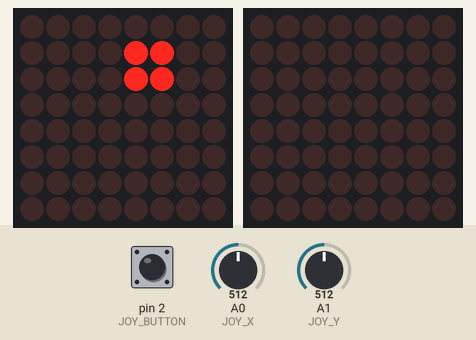
Simulated run of this sketch. Board: Arduino Uno, built with avr-gcc and run on an emulated ATmega328P. Parts: 2 × 8×8 LED matrix. The inputs (shaded band) are chosen by the test bench; at power-on: A1 (JOY_Y) = 512, A0 (JOY_X) = 512, pin 2 (JOY_BUTTON) HIGH. Random numbers use the default seed unless the sketch sets one.

Above: at 1.2 s.
1.3 s: A1 (JOY_Y) set to 687
4.3 s: A1 (JOY_Y) set to 715
At 4.67 s:
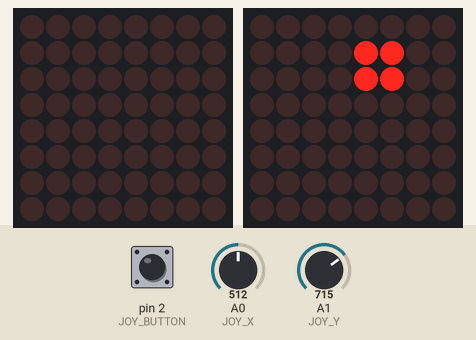
6.1 s: A0 (JOY_X) set to 686
7.9 s: A0 (JOY_X) set to 711
At 8.0 s:
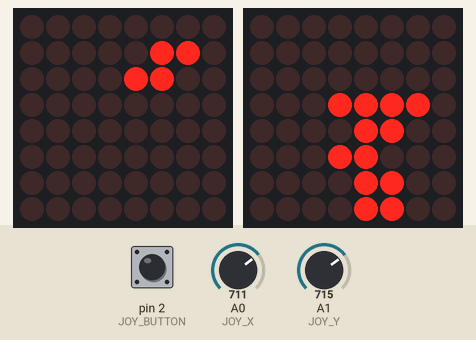
9.7 s: A0 (JOY_X) set to 122
At 11.43 s:
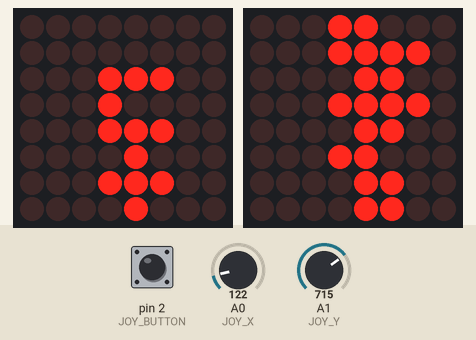

Measured:
- the behaviour switches between 700 and 701 on A1 (JOY_Y) (found by bisection; images 0 and 1)
- the behaviour switches between 700 and 701 on A0 (JOY_X) (found by bisection; images 1 and 2)

The sketch:

Pumpktris_Analog.ino
```cpp
// Pumpktris analog joystick adaptation for Eduardo's Arduino Uno.
// Requires TWO compatible HT16K33 8x8 backpacks at 0x70 and 0x71.
// A bare matrix or a MAX7219 module is NOT a substitute for those drivers.
// Keep the tested joystick wiring. Display SDA -> A4, SCL -> A5 on Uno.
// Install Adafruit LED Backpack and Adafruit GFX with their dependencies.
// Desktop logic checks passed; verify in Arduino IDE and test actual hardware.


// Game code is by Nathan Pryor
// with inspiration from the LoLShield_Tetris code by Aurélien Couderc
// http://benjamin.sonntag.fr/All-games-for-Arduino-Lol-Shield-Pong-Shoot-them-up-Tetris

// Button debounce code is from Adafruit:
// http://www.adafruit.com/blog/2009/10/20/example-code-for-multi-button-checker-with-debouncing/

// Also required are the Adafruit_LEDBackpack library and the Adafruit_GFX library
// https://github.com/adafruit/Adafruit-LED-Backpack-Library
// https://github.com/adafruit/Adafruit-GFX-Library

/*****************************************************************************************/

// Analog joystick wiring: GND -> GND, +5V -> 5V,
// VRx -> A0, VRy -> A1, SW -> digital pin 2.
// Left = low X; right = high X; down = high Y; click = rotate.
// Move left/right once per tilt; return to center before moving again.
const byte JOY_X = A0;
const byte JOY_Y = A1;
const byte JOY_BUTTON = 2;
const int LOW_THRESHOLD = 300;
const int HIGH_THRESHOLD = 700;
int previousHorizontal = 0;
byte lastButtonReading = HIGH;
byte stableButtonState = HIGH;
unsigned long buttonChangedAt = 0;

// Explicit declarations also allow independent syntax checks.
void launchNewShape();
void endGame();
void displayScores();
void drawFixedPieces(byte gridToDraw[16]);

#include <Wire.h>
#include "Adafruit_LEDBackpack.h"
#include "Adafruit_GFX.h"

Adafruit_8x8matrix matrixTop = Adafruit_8x8matrix();
Adafruit_8x8matrix matrixBottom = Adafruit_8x8matrix();

int score; // the total score
int totalLines; // number of lines cleared
int level;  // the current level, should be totalLines/10
int stepCounter; // increments with every program loop. resets after the value of gravityTrigger is reached
int gravityTrigger; // the active piece will drop one step after this many steps of stepCounter;

/* the grid of pieces fixed on the playfield */
byte theGrid[] = {
        0b00000000,
        0b00000000,
        0b00000000,
        0b00000000,
        0b00000000,
        0b00000000,
        0b00000000,
        0b00000000,
        0b00000000,
        0b00000000,
        0b00000000,
        0b00000000,
        0b00000000,
        0b00000000,
        0b00000000,
        0b00000000
    };


int activeShape; // the index of the currently active shape
int currentRotation=0; // the index of the current piece's rotation

int yOffset=0; // how far from the top the active shape is
int xOffset=0; // how far from the left the active shape is

/* Define a multidimensional array of the pieces in every rotation */
int shapes[7][4][4][2]={
        /*  square  */    {
           /* angle 0   */   {  {1,0}, {2,0}, {1,1}, {2,1} },
           /* angle 90  */   {  {1,0}, {2,0}, {1,1}, {2,1} },
           /* angle 180 */   {  {1,0}, {2,0}, {1,1}, {2,1} },
           /* angle 270 */   {  {1,0}, {2,0}, {1,1}, {2,1} } // I know it's redundant since they're all the same, but I like the consistency
                          },

        /*  bar  */        {
           /* angle 0   */   {  {0,1}, {1,1}, {2,1}, {3,1} },
           /* angle 90  */   {  {1,0}, {1,1}, {1,2}, {1,3} },
           /* angle 180 */   {  {0,1}, {1,1}, {2,1}, {3,1} },
           /* angle 270 */   {  {1,0}, {1,1}, {1,2}, {1,3} }
                          },
        /*  Z  */       {
           /* angle 0   */   {  {0,0}, {1,0}, {1,1}, {2,1} },
           /* angle 90  */   {  {2,0}, {1,1}, {2,1}, {1,2} },
           /* angle 180 */   {  {0,0}, {1,0}, {1,1}, {2,1} },
           /* angle 270 */   {  {2,0}, {1,1}, {2,1}, {1,2} }
                          },
        /*  S  */       {
           /* angle 0   */   {  {1,0}, {2,0}, {0,1}, {1,1} },
           /* angle 90  */   {  {0,0}, {0,1}, {1,1}, {1,2} },
           /* angle 180 */   {  {1,0}, {2,0}, {0,1}, {1,1} },
           /* angle 270 */   {  {0,0}, {0,1}, {1,1}, {1,2} }
                          },
        /*  L  */       {
           /* angle 0   */   {  {0,1}, {1,1}, {2,1}, {0,2} },
           /* angle 90  */   {  {1,0}, {1,1}, {1,2}, {2,2} },
           /* angle 180 */   {  {2,0}, {0,1}, {1,1}, {2,1} },
           /* angle 270 */   {  {0,0}, {1,0}, {1,1}, {1,2} }
                          },
        /*  J  */       {
           /* angle 0   */   {  {0,1}, {1,1}, {2,1}, {2,2} },
           /* angle 90  */   {  {1,0}, {2,0}, {1,1}, {1,2} },
           /* angle 180 */   {  {0,0}, {0,1}, {1,1}, {2,1} },
           /* angle 270 */   {  {1,0}, {1,1}, {1,2}, {0,2} }
                          },
        /* T  */          {
           /* angle 0   */   {  {0,1}, {1,1}, {2,1}, {1,2} },
           /* angle 90  */   {  {1,0}, {1,1}, {2,1}, {1,2} },
           /* angle 180 */   {  {1,0}, {0,1}, {1,1}, {2,1} },
           /* angle 270 */   {  {1,0}, {0,1}, {1,1}, {1,2} }
                          }
                  };

/********************************************************************************/

void startGame(){
    gravityTrigger=20;                     // reset the trigger point at which the active piece will drop another step
    level=1;                               // reset the level
    score=0;                               // reset the score
    totalLines=0;                          // reset the line count
    for (int row=0; row<16; row++){        // reset the fixed-piece grid
      theGrid[row]=0b00000000;
    }

    stepCounter=0;
    launchNewShape();                      // actually launch the first shape
}


/********************************************************************************/
// check whether the next move requested is valid
boolean checkNextMove(int nextRot , int nextXOffset, int nextYOffset){

  boolean isOK=true;  // assume the move is valid. we'll change isOK if it's not

  if (nextRot>3){nextRot=0;}; //rotate back to the original 0-index position if needed

  for (int thisPixel=0; thisPixel < 4; thisPixel++){  // Check all 4 pixels of the shape in play
    // have we gone out of bounds left or right?
    if (shapes[activeShape][nextRot][thisPixel][0]+nextXOffset >(7)||shapes[activeShape][nextRot][thisPixel][0]+nextXOffset<0){
      isOK=false;
      break; //no need to check further
    }

    //have we hit the bottom of the grid?
    if (shapes[activeShape][nextRot][thisPixel][1]+nextYOffset >(15)){
        isOK=false;
        break; //no need to check further
    }

    //have we collided with any other shapes?
    int inverseCol=7-(shapes[activeShape][nextRot][thisPixel][0]+nextXOffset); // to make the next IF easier to read
    int theRow=(shapes[activeShape][nextRot][thisPixel][1])+nextYOffset;       // to make the next IF easier to read
    if(bitRead(theGrid[theRow],inverseCol)){
      isOK=false;
      break; //no need to check further
    }
  }
  return isOK;
}

/********************************************************************************/
/* When movement is done, write the final placement of the active piece to the fixed grid */
void storeFinalPlacement(){
    for (int thisPixel=0; thisPixel < 4; thisPixel++){                            //run through all 4 pixels of the shape
      int pixelX=shapes[activeShape][currentRotation][thisPixel][0] + xOffset;    //calculate its final, offset X position
      int pixelY=shapes[activeShape][currentRotation][thisPixel][1] + yOffset;    //calculate its final, offset Y position
      bitSet(theGrid[pixelY], 7-pixelX);                                          //flip the bit on in the grid in the corresponding location
    }
  }

/********************************************************************************/
/* Launch a new shape from the top of the screen */
void launchNewShape(){
  activeShape=random(7); // pick a random shape
  yOffset=0;             // reset yOffset so it comes from the top
  xOffset=3;             // reset xOffset so it comes from the middle
  currentRotation=0;     // pieces start from the default rotation
  gravityTrigger=max(1,21-level);   // set the gravity appropriately. this is so that a drop doesn't carry to the next piece


  //can the piece be placed in the starting location?
  //if not, the stack is full so end the game
  if (!checkNextMove(currentRotation, xOffset, yOffset)){
    endGame();
    displayScores();
    matrixTop.clear();
    matrixBottom.clear();
    matrixTop.writeDisplay();
    matrixBottom.writeDisplay();
    delay(5000);  //wait 5 seconds before restarting
    startGame();
  }
}

/********************************************************************************/
void endGame(){
   byte blankGrid[16]= //create a blank grid to use for blinking
   {
        0b00000000,
        0b00000000,
        0b00000000,
        0b00000000,
        0b00000000,
        0b00000000,
        0b00000000,
        0b00000000,
        0b00000000,
        0b00000000,
        0b00000000,
        0b00000000,
        0b00000000,
        0b00000000,
        0b00000000,
        0b00000000
    };
   for (int blinkCount=0; blinkCount<3; blinkCount++){
    //blink the fixed pieces 3 times by alternating between the blank grid and the played grid
    // this section for blank grid
     matrixTop.clear();
     matrixBottom.clear();
     drawFixedPieces(blankGrid);
     matrixTop.writeDisplay();
     matrixBottom.writeDisplay();
     delay(150);
     // this section for played grid
     matrixTop.clear();
     matrixBottom.clear();
     drawFixedPieces(theGrid);
     matrixTop.writeDisplay();
     matrixBottom.writeDisplay();
     delay(150);
    }
}

/********************************************************************************/
/* Check for completed rows and clear them, then drop pieces above */
void dropFullRows(){
  byte theGridBlink[16]; // this will be a copy of the fixed-piece grid, but with full rows empty
                         // alternating between it and the actual fixed-piece grid will make the full rows blink
  int fullRows[4]; // to store the Y location of full rows. There can never be more than four at a time
  int fullRowCount=0;
  for (int row=0; row<16; row++){       // step through each row of the played grid
      if (theGrid[row]==0b11111111){    // if the row is full then
        theGridBlink[row]=0b00000000;   // set this row in the blinking version of the grid to empty.
        fullRows[fullRowCount]=row;    // record the position of the filled row
        fullRowCount++;                 // increment the count of full rows
      }else{
        theGridBlink[row]=theGrid[row];// if it's not empty, duplicate the row from the played grid
      }
  }


  if (fullRowCount>0){                 // if there is a filled row, blink all filled rows
    for (int blinkCount=0; blinkCount<3; blinkCount++){
    //blink the filled rows 3 times by alternating between the blink grid and the played grid
    // this section for blink grid
      matrixTop.clear();              // clear the top matrix
      matrixBottom.clear();           // clear the bottom matrix
      drawFixedPieces(theGridBlink);  // draw the blink version of the grid
      matrixTop.writeDisplay();       // update the top matrix
      matrixBottom.writeDisplay();    // update the bottom matrix
      delay(150);
    // this section for played grid
      matrixTop.clear();              // clear the top matrix
      matrixBottom.clear();           // clear the bottom matrix
      drawFixedPieces(theGrid);       // draw the blink version of the grid
      matrixTop.writeDisplay();       // update the top matrix
      matrixBottom.writeDisplay();    // update the bottom matrix
      delay(150);
    }

    //  remove the filled rows and drop them
    for (int i=0; i<fullRowCount; i++){                       // we only need to do this for as many filled rows as there are
      for (int copyRow=fullRows[i]; copyRow>0; copyRow--){    // for every row above the filled row
          theGrid[copyRow]=theGrid[copyRow-1];                // copy the row above into the one below
        }
        theGrid[0]=0b00000000;                                 // now that everything is bumped down by one, fill the top row with blanks
      }


    totalLines=totalLines+fullRowCount;    //  add the filled rows to the total line count

    //  add points to the score
   int thePoints;
    switch(fullRowCount){
      case 1:  // Single = 100 x Level
       thePoints=100 * level;
       break;
      case 2:  // Double = 300 x Level
       thePoints=300 * level;
       break;
      case 3:  // Triple = 500 x Level
       thePoints=500 * level;
       break;
      case 4:  // Tetris = 800 x Level
       thePoints=800 * level;
       break;
    }

    score=score+thePoints;  // add the points to the total score


    //increment the level every 10 lines
    int nextLevel = 1 + totalLines / 10;
    if (nextLevel > level){
      level = nextLevel;
      gravityTrigger=max(1,21-level); // and with every level, decrease the trigger value at which stepCounter will drop the piece. This makes it faster with every level
    }
  }
}

/*********************************************************************************/
void displayScores(){
  matrixTop.clear();
  matrixTop.writeDisplay();
  matrixTop.setTextSize(1);
  matrixTop.setTextWrap(false);  // we don't want text to wrap, so it scrolls nicely
//  matrixTop.setTextColor(LED_ON);

  matrixBottom.clear();
  matrixBottom.writeDisplay();
  matrixBottom.setTextSize(1);
  matrixBottom.setTextWrap(false);  // we don't want text to wrap, so it scrolls nicely
//  matrixBottom.setTextColor(LED_ON);


  String levelString=String(level); // convert the level integer to a string
  String pointString=String(score); // convert the score integer to a string

  String theLevel=String("Level " + levelString);   // build a string containing the word "level" + the level value
  String theScore=String("Points " + pointString);  // build a string containing the word "points" + the point value

  int theLevelLength = 38 + (7 * levelString.length()); // estimating the pixel width of the string
  int theScoreLength = 44 + (7 * pointString.length()); // estimating the pixel width of the string

  for (int8_t x=8; x>= -(theLevelLength); x--) {       // start offscreen and scroll the level from right to left
    matrixTop.clear();
    matrixTop.setCursor(x,0);
    matrixTop.print(theLevel);
    matrixTop.writeDisplay();
    delay(50);
  }

    for (int8_t x=8; x>= -(theScoreLength); x--) {     // start offscreen and scroll the score from right to left
    matrixBottom.clear();
    matrixBottom.setCursor(x,0);
    matrixBottom.print(theScore);
    matrixBottom.writeDisplay();
    delay(50);
  }

}


/*********************************************************************************/
void drawFixedPieces(byte gridToDraw[16]){

    for (int row=0; row<16; row++){               // run through every row
      for (int col=0; col <8; col++){            // and every column(bit)
        if (bitRead(gridToDraw[row],7-col)){     // if the bit is 1, then
            if (row<8){
               matrixTop.drawPixel(col, row, LED_ON);  // turn that pixel on
            }else{
               matrixBottom.drawPixel(col, row-8, LED_ON);  // turn that pixel on
            }

      }
    }
  }
}

/********************************************************************************/
void drawActivePiece(){
 for (int thisPixel=0; thisPixel < 4; thisPixel++){                  //run through all 4 pixels of the shape
    int pixelX=shapes[activeShape][currentRotation][thisPixel][0];   //get the X coordinate
    int pixelY=shapes[activeShape][currentRotation][thisPixel][1]+yOffset;   //get the Y coordinate
    if (pixelY<8){
      matrixTop.drawPixel(pixelX + xOffset, pixelY, LED_ON); //draw each pixel, offset by the current location of the shape
    }else {
      matrixBottom.drawPixel(pixelX + xOffset, pixelY-8, LED_ON); //draw each pixel, offset by the current location of the shape
    }
  }
}


/********************************************************************************/
// Read the joystick once per game frame; no timer interrupt needed.
void readJoystick() {
  int x = analogRead(JOY_X);
  int y = analogRead(JOY_Y);
  int horizontal = 0;
  if (x < LOW_THRESHOLD) horizontal = -1;
  if (x > HIGH_THRESHOLD) horizontal = 1;

  if (horizontal != 0 && horizontal != previousHorizontal) {
    if (checkNextMove(currentRotation, xOffset + horizontal, yOffset)) {
      xOffset += horizontal;
    }
  }
  previousHorizontal = horizontal;

  // Debounce the click so one physical press gives one rotation.
  byte reading = digitalRead(JOY_BUTTON);
  if (reading != lastButtonReading) buttonChangedAt = millis();
  if (millis() - buttonChangedAt >= 25 && reading != stableButtonState) {
    stableButtonState = reading;
    if (stableButtonState == LOW &&
        checkNextMove(currentRotation + 1, xOffset, yOffset)) {
      currentRotation = (currentRotation + 1) % 4;
    }
  }
  lastButtonReading = reading;

  int normalSpeed = max(1, 21 - level);
  gravityTrigger = (y > HIGH_THRESHOLD)
      ? max(1, min(3, normalSpeed / 2)) : normalSpeed;
}

void setup()
{

 stepCounter=0;
 Serial.begin(9600);

  matrixTop.begin(0x70);             // initialize the top matrix
  matrixBottom.begin(0x71);          // initialize the bottom matrix

  matrixTop.setRotation(1);          // set the rotation of the top matrix
  matrixBottom.setRotation(1);       // set the rotation of the bottom matrix
                                     // you may need to change these rotation values depending on the way your matrix is plugged into the shield

  matrixTop.setBrightness(1);        // set the brightness of the top matrix
  matrixBottom.setBrightness(1);     // set the brightness of the bottom matrix
                                     // acceptable values are 0-15
                                     // I set to 1 because that's what looked best and had the least bleed-through to other "pixels" on the pumpkin


  pinMode(JOY_BUTTON, INPUT_PULLUP);
  // Seed from an unused analog pin (A0/A1 are occupied by the joystick).
  randomSeed(analogRead(A3));
  previousHorizontal = 0;
  lastButtonReading = digitalRead(JOY_BUTTON);
  stableButtonState = lastButtonReading;
  buttonChangedAt = millis();

 startGame();
}

// Main game frame: read controls, advance gravity, then refresh both displays.
void loop() {
  readJoystick();

  if (stepCounter >= gravityTrigger) {
    stepCounter = 0;
    if (checkNextMove(currentRotation, xOffset, yOffset + 1)) {
      yOffset++;
    } else {
      storeFinalPlacement();
      dropFullRows();
      launchNewShape();
    }
  }
  stepCounter++;

  matrixTop.clear();
  matrixBottom.clear();
  drawFixedPieces(theGrid);
  drawActivePiece();
  matrixTop.writeDisplay();
  matrixBottom.writeDisplay();
  delay(30);
}
```
